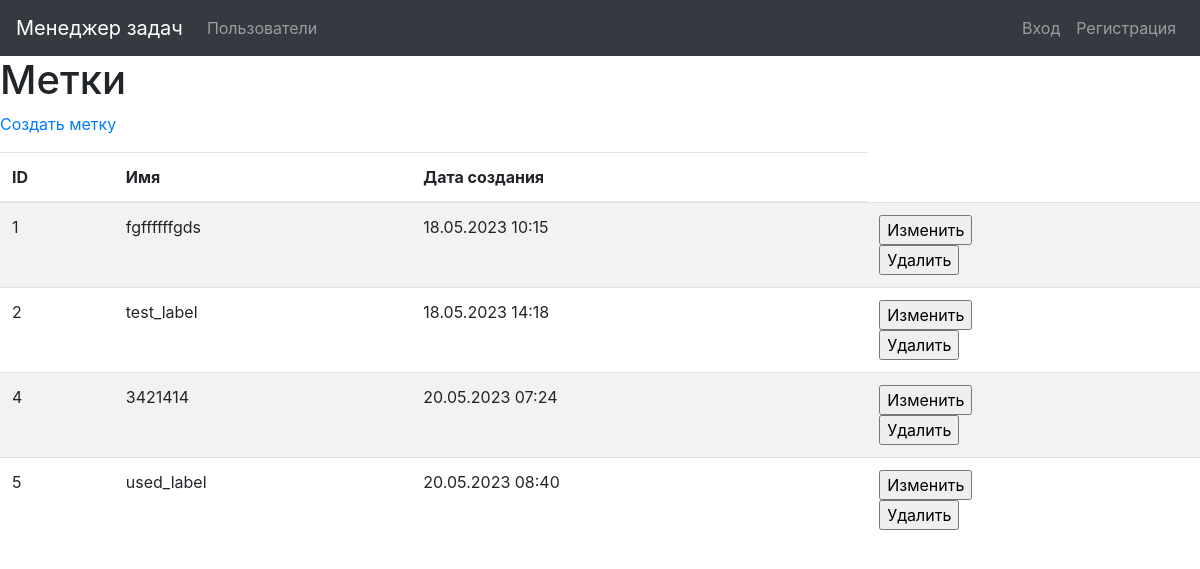
/labels/, run on an earlier commit of the app's database.
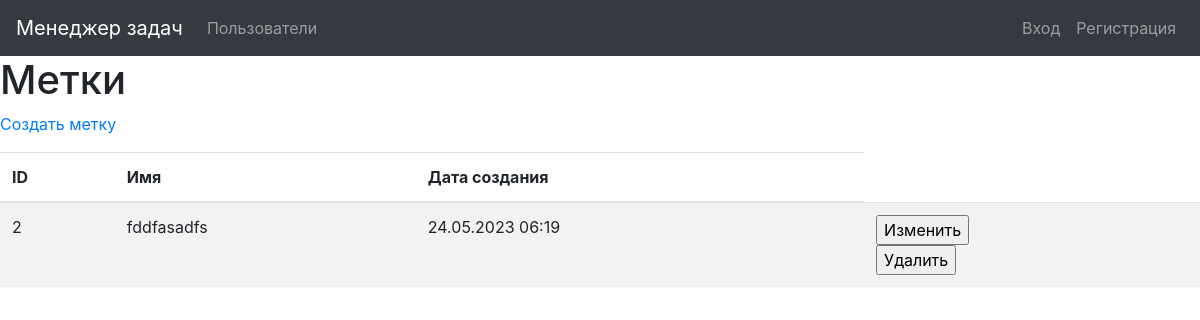
And on a later commit of the database.
### task_manager/labels/models.py (models this page shows, shortened)
class Label(models.Model):
    name = models.CharField(_('Name'), max_length=100, unique=True)
    created_at = models.DateTimeField(default=timezone.now)

### task_manager/labels/views.py (the view)
# urls.py: path('', views.LabelsListView.as_view(),
class LabelsListView(ListView):
    model = Label
    template_name = 'label/label_list.html'
    context_object_name = 'labels'

### task_manager/templates/label/label_list.html (shortened to what this page needs)
{% extends "base.html" %}
{% block content %}
{% load i18n %}
<h1>{% translate "Labels" %}</h1>
<p><a href="{% url 'label_create' %}">{% translate "Create label" %}</a></p>
<div class="table-responsive">
  <table class="table table-striped">
    <thead>
      <tr>
        <th>{% translate "ID" %}</th>
        <th>{% translate "Name" %}</th>
        <th>{% translate "Creation date" %}</th>
      </tr>
    </thead>
    <tbody>
    {% for label in labels %}
      <tr>
        <td>{{ label.id }}</td>
        <td>{{ label.name }}</td>
        <td>{{ label.created_at|date:"d.m.Y H:i" }}</td>
        <td>
          <form action="{% url 'label_update' pk=label.id %}" method="get">
          <input type="submit" value='{% translate "Change data" %}'>
          </form>
          <form action="{% url 'label_delete' pk=label.id %}" method="get">
          <input type="submit" value='{% translate "Delete data" %}'>
          </form>
        </td>
      </tr>
      {% endfor %}
      </tbody>
</table>
  </div>
{% endblock %}

What changed in the data, as far as the page shows it:
removed Label: id "1", name "fgffffffgds", created_at "18.05.2023 10:15"
removed Label: id "4", name "3421414", created_at "20.05.2023 07:24"
removed Label: id "5", name "used_label", created_at "20.05.2023 08:40"
changed Label id 2: name "test_label" → "fddfasadfs"; created_at "18.05.2023 14:18" → "24.05.2023 06:19"
